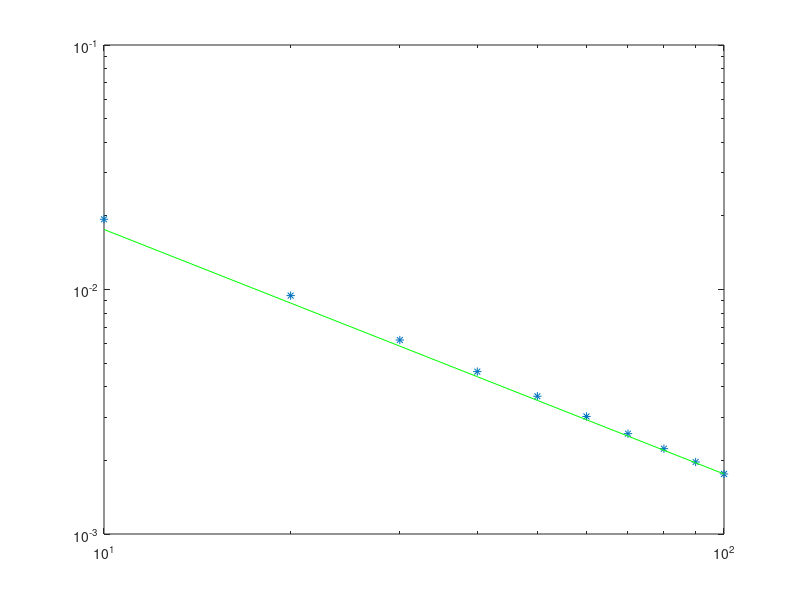

Recreate this plot in MATLAB.
clear all
close all
tic

f=@(t,y) [y(2)*y(3)*sin(t)-y(1)*y(2)*y(3);...
	  -y(1)*y(3)*sin(t)+(1/20)*y(1)*y(3);...
	  y(1)^2*y(2) - (1/20)*y(1)*y(2)];

df=@(t,y) [y(2)*y(3),y(3)*sin(t)-y(1)*y(3),y(2)*sin(t)-y(1)*y(2);...
	   -y(3)*sin(t)+(1/20)*y(3),0,-y(1)*sin(t)+(1/20)*y(1);...
	   2*y(1)*y(2)-(1/20)*y(2),y(1)^2-(1/20)*y(1),0];

y0=ones(3,1)*sqrt(3)/3;
tstar=1;
var=false;
ts=600;
while var==false
  
  k=tstar/ts;
  tt=linspace(0,1,ts+1);
  Tol=k^2;
				%Eulero implicito
  y=NaN(3,ts+1);
  y(:,1)=y0;
  t=0;
  for n=1:ts
    F=@(x) x-y(:,n)-k*f(t+k,x);
    JF=@(x) eye(3)-k*df(t+k,x);
    x0=y(:,n)+k*f(t,y(:,n));
    res=-JF(x0)\F(x0);
    while (norm(res,Inf)>Tol)
      x0+=res;
      res=-JF(x0)\F(x0);
    end
    x0+=res;
    y(:,n+1)=x0;
    t+=k;
  endfor
  
  mTilda1=sqrt(y(1,end)^2+y(2,end)^2+y(3,end)^2); 
  mTilda0=sqrt(y(1,1)^2+y(2,1)^2+y(3,1)^2); %mTilda0=1
  dist=abs(mTilda1-mTilda0)
  if (dist<2e-5)
    var=true;
    disp(ts)
  else
    var=false;
    ts+=20;
  endif

 % figure 
 % M=sqrt(y(1,:).^2+y(2,:).^2+y(3,:).^2);
 % plot(tt,M,'*');
 % hold on
endwhile


%% Verifica dell'implementazione (non richiesta)
counter=0;
tsrange=[10:10:100];
yRif=y;

for ts=tsrange
  k=tstar/ts;
  counter++;
  Tol=k^2;

  y=NaN(3,ts+1);
  y(:,1)=y0;
  t=0;
  for n=1:ts
    F=@(x) x-y(:,n)-k*f(t+k,x);
    JF=@(x) eye(3)-k*df(t+k,x);
    x0=y(:,n)+k*f(t,y(:,n));
    res=-JF(x0)\F(x0);
    while (norm(res,Inf)>Tol)
      x0+=res;
      res=-JF(x0)\F(x0);
    end
    x0+=res;
    y(:,n+1)=x0;
    t+=k;
  endfor

  err(counter)=norm(y(:,end)-yRif(:,end),Inf);

endfor
figure
loglog(tsrange,err,'*',tsrange,err(end)*(tsrange/tsrange(end)).^(-1),'g')
toc
